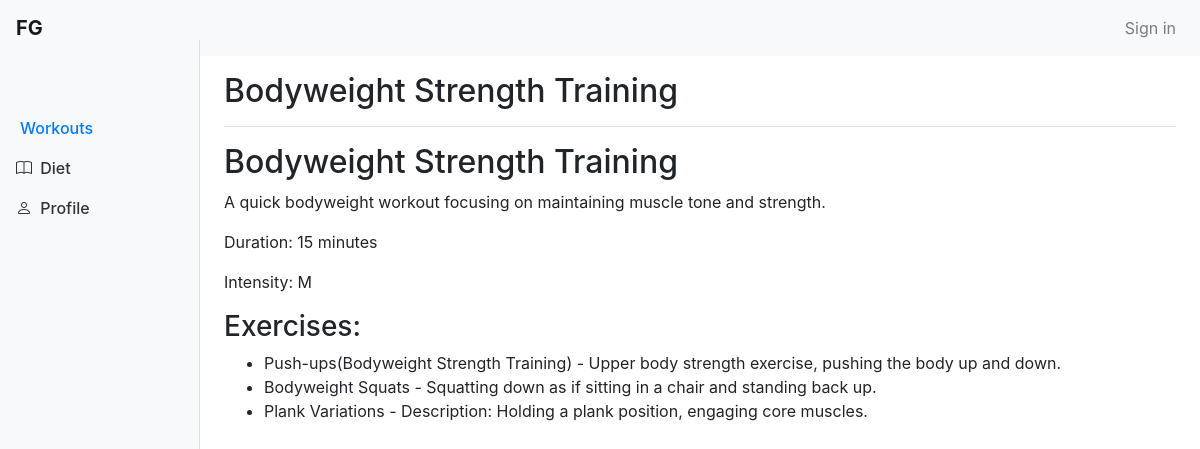
Page /workouts/workout/2/ on the committed database.
### workouts/models.py (models this page shows, shortened)
class Workout(models.Model):
    name = models.CharField(max_length=40)
    description = models.TextField()
    duration = models.PositiveIntegerField()
    duration_unit = models.CharField(
        max_length=10,
        choices=[
            ('seconds', 'Seconds'),
            ('minutes', 'Minutes'),
            ('hours', 'Hours'),
        ],
        default='minutes'
    )
    exercises = models.ManyToManyField('Exercise', related_name='workouts')
    completed = models.BooleanField(default=False)
    FITNESS_GOALS_CHOICES = [
        ('SF', 'Stay Fit'),
        ('LW', 'Lose Weight'),
        ('BM', 'Build Muscle'),
        ('KF', 'Keep Fit'),
        ('IE', 'Improve Endurance'),
    ]
    fitness_goal = models.CharField(
        max_length=20,
        choices=FITNESS_GOALS_CHOICES,
        default='SF'
    )
    INTENSITY_LEVELS = [
        ('L', 'Low'),
        ('M', 'Moderate'),
        ('V', 'Vigorous')
    ]
    intensity = models.CharField(
        max_length=20,
        choices=INTENSITY_LEVELS,
        default='M'
    )
    created_at = models.DateTimeField(auto_now_add=True)

class Exercise(models.Model):
    name = models.CharField(max_length=40)
    description = models.TextField()
    weight = models.DecimalField(max_digits=5, decimal_places=1, null=True, blank=True)  # Adjusted precision
    equipment_required = models.CharField(max_length=50, null=True, blank=True, default='None')
    DIFFICULTY_LEVELS = [
        ('VH', 'Very Hard'),
        ('H', 'Hard'),
        ('M', 'Moderate'),
        ('E', 'Easy')
    ]
    difficulty_level = models.CharField(
        max_length=20,
        choices=DIFFICULTY_LEVELS,
        default='M'
    )
    repetitions = models.PositiveIntegerField(null=True, blank=True)
    sets = models.PositiveIntegerField(null=True, blank=True)

### workouts/views.py (the view)
# urls.py: path('workout/<int:workout_id>/', workout, name='workout'),
def workout(request, workout_id):
    workout_id = get_object_or_404(Workout, id=workout_id)
    return render(request, 'workout.html', {'workout_id':workout_id})

### templates/workout.html
{% extends 'dashboard_base.html' %}
{% block page_title %}{{workout_id.name}}{% endblock %}
{% block content %}
  <h2>{{ workout_id.name }}</h2>
  <p>{{ workout_id.description }}</p>
  <p>Duration: {{ workout_id.duration }} {{ workout_id.duration_unit }}</p>
  <p>Intensity: {{ workout_id.intensity }}</p>
  <h3>Exercises:</h3>
  <ul>
    {% for exercise in workout_id.exercises.all %}
        <li>{{ exercise.name }} - {{ exercise.description }}</li>
    {% endfor %}
</ul>
{% endblock %}

### templates/dashboard_base.html (style rules this page uses)
body { padding-top: 0px; }

### rows in the picture
Workout: name "Bodyweight Strength Training", description "A quick bodyweight workout focusing on maintaining muscle tone and strength.", duration "15", duration_unit "minutes", intensity "M"
Exercise: name "Push-ups(Bodyweight Strength Training)", description "Upper body strength exercise, pushing the body up and down."
Exercise: name "Bodyweight Squats", description "Squatting down as if sitting in a chair and standing back up."
Exercise: name "Plank Variations", description "Description: Holding a plank position, engaging core muscles."
